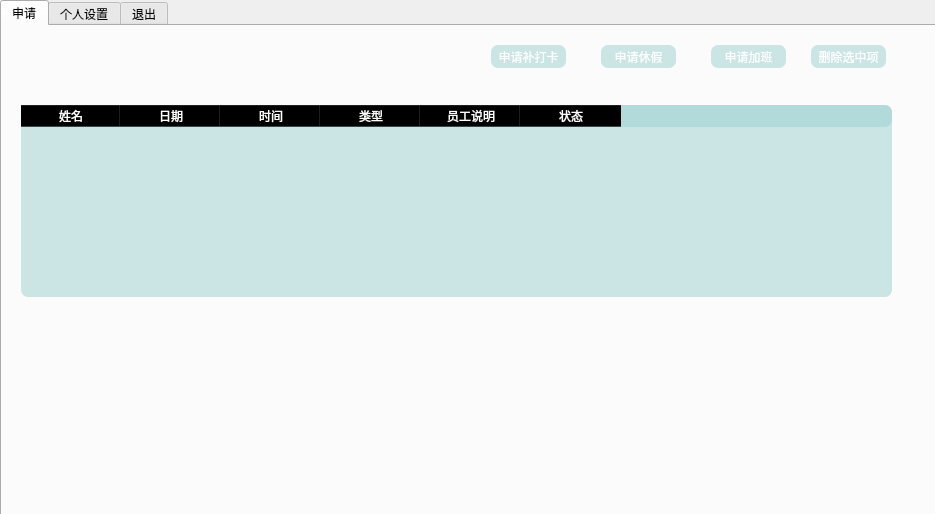
<?xml version="1.0" encoding="UTF-8"?>
<ui version="4.0">
 <class>person</class>
 <widget class="QWidget" name="person">
  <property name="geometry">
   <rect>
    <x>0</x>
    <y>0</y>
    <width>935</width>
    <height>514</height>
   </rect>
  </property>
  <property name="windowTitle">
   <string>Form</string>
  </property>
  <widget class="QWidget" name="widget_2" native="true">
   <property name="geometry">
    <rect>
     <x>0</x>
     <y>0</y>
     <width>941</width>
     <height>521</height>
    </rect>
   </property>
   <property name="styleSheet">
    <string notr="true">border-image: url(:/new/prefix1/Image/background.jpg);</string>
   </property>
   <layout class="QGridLayout" name="gridLayout">
    <item row="0" column="0">
     <widget class="QTabWidget" name="tabWidget">
      <property name="styleSheet">
       <string notr="true"/>
      </property>
      <property name="currentIndex">
       <number>0</number>
      </property>
      <widget class="QWidget" name="tab">
       <attribute name="title">
        <string>申请</string>
       </attribute>
       <layout class="QGridLayout" name="gridLayout_2">
        <item row="0" column="0">
         <widget class="QWidget" name="widget" native="true">
          <widget class="QPushButton" name="pb_apply_budaka">
           <property name="geometry">
            <rect>
             <x>480</x>
             <y>10</y>
             <width>75</width>
             <height>23</height>
            </rect>
           </property>
           <property name="styleSheet">
            <string notr="true">border: 1px solid #4288CE;
background: rgba(154, 207, 206,0.5);
color: rgb(255, 255, 255);
border:none;
border-radius:7px;
cursor:pointer;
border-image:none;</string>
           </property>
           <property name="text">
            <string>申请补打卡</string>
           </property>
          </widget>
          <widget class="QPushButton" name="pb_apply_vacation">
           <property name="geometry">
            <rect>
             <x>590</x>
             <y>10</y>
             <width>75</width>
             <height>23</height>
            </rect>
           </property>
           <property name="styleSheet">
            <string notr="true">border: 1px solid #4288CE;
background: rgba(154, 207, 206,0.5);
color: rgb(255, 255, 255);
border:none;
border-radius:7px;
cursor:pointer;
border-image:none;</string>
           </property>
           <property name="text">
            <string>申请休假</string>
           </property>
          </widget>
          <widget class="QPushButton" name="pb_apply_jiaban">
           <property name="geometry">
            <rect>
             <x>700</x>
             <y>10</y>
             <width>75</width>
             <height>23</height>
            </rect>
           </property>
           <property name="styleSheet">
            <string notr="true">border: 1px solid #4288CE;
background: rgba(154, 207, 206,0.5);
color: rgb(255, 255, 255);
border:none;
border-radius:7px;
cursor:pointer;
border-image:none;</string>
           </property>
           <property name="text">
            <string>申请加班</string>
           </property>
          </widget>
          <widget class="QPushButton" name="pb_delete">
           <property name="geometry">
            <rect>
             <x>800</x>
             <y>10</y>
             <width>75</width>
             <height>23</height>
            </rect>
           </property>
           <property name="styleSheet">
            <string notr="true">border: 1px solid #4288CE;
background: rgba(154, 207, 206,0.5);
color: rgb(255, 255, 255);
border:none;
border-radius:7px;
cursor:pointer;
border-image:none;</string>
           </property>
           <property name="text">
            <string>删除选中项</string>
           </property>
          </widget>
          <widget class="QTableWidget" name="tableWidget">
           <property name="geometry">
            <rect>
             <x>10</x>
             <y>70</y>
             <width>871</width>
             <height>192</height>
            </rect>
           </property>
           <property name="styleSheet">
            <string notr="true">border: 1px solid #4288CE;
background: rgba(154, 207, 206,0.5);
color: rgb(255, 255, 255);
border:none;
border-radius:7px;
cursor:pointer;
border-image:none;</string>
           </property>
           <column>
            <property name="text">
             <string>姓名</string>
            </property>
           </column>
           <column>
            <property name="text">
             <string>日期</string>
            </property>
           </column>
           <column>
            <property name="text">
             <string>时间</string>
            </property>
           </column>
           <column>
            <property name="text">
             <string>类型</string>
            </property>
           </column>
           <column>
            <property name="text">
             <string>员工说明</string>
            </property>
           </column>
           <column>
            <property name="text">
             <string>状态</string>
            </property>
           </column>
          </widget>
         </widget>
        </item>
       </layout>
      </widget>
      <widget class="QWidget" name="tab_2">
       <attribute name="title">
        <string>个人设置</string>
       </attribute>
       <widget class="QLabel" name="label">
        <property name="geometry">
         <rect>
          <x>20</x>
          <y>30</y>
          <width>91</width>
          <height>31</height>
         </rect>
        </property>
        <property name="styleSheet">
         <string notr="true">border: 1px solid #4288CE;
background: rgba(154, 207, 206,0.5);
color: rgb(255, 255, 255);
border:none;
border-radius:7px;
cursor:pointer;
border-image:none;</string>
        </property>
        <property name="text">
         <string>个人设置</string>
        </property>
       </widget>
       <widget class="QLabel" name="label_2">
        <property name="geometry">
         <rect>
          <x>90</x>
          <y>90</y>
          <width>54</width>
          <height>12</height>
         </rect>
        </property>
        <property name="styleSheet">
         <string notr="true">border: 1px solid #4288CE;
background: rgba(154, 207, 206,0);
color: rgb(255, 255, 255);
border:none;
border-radius:7px;
cursor:pointer;
border-image:none;</string>
        </property>
        <property name="text">
         <string>姓名</string>
        </property>
       </widget>
       <widget class="QLabel" name="label_3">
        <property name="geometry">
         <rect>
          <x>70</x>
          <y>170</y>
          <width>54</width>
          <height>12</height>
         </rect>
        </property>
        <property name="styleSheet">
         <string notr="true">border: 1px solid #4288CE;
background: rgba(154, 207, 206,0);
color: rgb(255, 255, 255);
border:none;
border-radius:7px;
cursor:pointer;
border-image:none;</string>
        </property>
        <property name="text">
         <string>当前密码</string>
        </property>
       </widget>
       <widget class="QCheckBox" name="checkBox">
        <property name="geometry">
         <rect>
          <x>140</x>
          <y>130</y>
          <width>71</width>
          <height>16</height>
         </rect>
        </property>
        <property name="styleSheet">
         <string notr="true">border: 1px solid #4288CE;
background: rgba(154, 207, 206,0);
color: rgb(255, 255, 255);
border:none;
border-radius:7px;
cursor:pointer;
border-image:none;</string>
        </property>
        <property name="text">
         <string/>
        </property>
       </widget>
       <widget class="QLabel" name="label_4">
        <property name="geometry">
         <rect>
          <x>70</x>
          <y>130</y>
          <width>54</width>
          <height>12</height>
         </rect>
        </property>
        <property name="styleSheet">
         <string notr="true">border: 1px solid #4288CE;
background: rgba(154, 207, 206,0);
color: rgb(255, 255, 255);
border:none;
border-radius:7px;
cursor:pointer;
border-image:none;</string>
        </property>
        <property name="text">
         <string>修改密码</string>
        </property>
       </widget>
       <widget class="QLineEdit" name="le_name">
        <property name="geometry">
         <rect>
          <x>140</x>
          <y>90</y>
          <width>131</width>
          <height>20</height>
         </rect>
        </property>
        <property name="styleSheet">
         <string notr="true">border: 1px solid #4288CE;
background: rgba(154, 207, 206,0.5);
color: rgb(255, 255, 255);
border:none;
border-radius:7px;
cursor:pointer;
border-image:none;</string>
        </property>
        <property name="readOnly">
         <bool>true</bool>
        </property>
       </widget>
       <widget class="QLineEdit" name="currentpsw">
        <property name="geometry">
         <rect>
          <x>140</x>
          <y>170</y>
          <width>131</width>
          <height>20</height>
         </rect>
        </property>
        <property name="styleSheet">
         <string notr="true">border: 1px solid #4288CE;
background: rgba(154, 207, 206,0.5);
color: rgb(255, 255, 255);
border:none;
border-radius:7px;
cursor:pointer;
border-image:none;</string>
        </property>
        <property name="readOnly">
         <bool>true</bool>
        </property>
       </widget>
       <widget class="QLabel" name="label_5">
        <property name="geometry">
         <rect>
          <x>70</x>
          <y>210</y>
          <width>54</width>
          <height>12</height>
         </rect>
        </property>
        <property name="styleSheet">
         <string notr="true">border: 1px solid #4288CE;
background: rgba(154, 207, 206,0);
color: rgb(255, 255, 255);
border:none;
border-radius:7px;
cursor:pointer;
border-image:none;</string>
        </property>
        <property name="text">
         <string>新密码</string>
        </property>
       </widget>
       <widget class="QLineEdit" name="newpsw">
        <property name="geometry">
         <rect>
          <x>140</x>
          <y>210</y>
          <width>131</width>
          <height>20</height>
         </rect>
        </property>
        <property name="styleSheet">
         <string notr="true">border: 1px solid #4288CE;
background: rgba(154, 207, 206,0.5);
color: rgb(255, 255, 255);
border:none;
border-radius:7px;
cursor:pointer;
border-image:none;</string>
        </property>
        <property name="readOnly">
         <bool>true</bool>
        </property>
       </widget>
       <widget class="QLabel" name="label_6">
        <property name="geometry">
         <rect>
          <x>60</x>
          <y>250</y>
          <width>71</width>
          <height>16</height>
         </rect>
        </property>
        <property name="styleSheet">
         <string notr="true">border: 1px solid #4288CE;
background: rgba(154, 207, 206,0);
color: rgb(255, 255, 255);
border:none;
border-radius:7px;
cursor:pointer;
border-image:none;</string>
        </property>
        <property name="text">
         <string>确认新密码</string>
        </property>
       </widget>
       <widget class="QLineEdit" name="querenpsw">
        <property name="geometry">
         <rect>
          <x>140</x>
          <y>250</y>
          <width>131</width>
          <height>20</height>
         </rect>
        </property>
        <property name="styleSheet">
         <string notr="true">border: 1px solid #4288CE;
background: rgba(154, 207, 206,0.5);
color: rgb(255, 255, 255);
border:none;
border-radius:7px;
cursor:pointer;
border-image:none;</string>
        </property>
       </widget>
       <widget class="QPushButton" name="pb_save">
        <property name="geometry">
         <rect>
          <x>130</x>
          <y>320</y>
          <width>51</width>
          <height>23</height>
         </rect>
        </property>
        <property name="styleSheet">
         <string notr="true">border: 1px solid #4288CE;
background: rgba(154, 207, 206,0.5);
color: rgb(255, 255, 255);
border:none;
border-radius:7px;
cursor:pointer;
border-image:none;</string>
        </property>
        <property name="text">
         <string>保存</string>
        </property>
       </widget>
       <widget class="QPushButton" name="pb_return">
        <property name="geometry">
         <rect>
          <x>210</x>
          <y>320</y>
          <width>51</width>
          <height>23</height>
         </rect>
        </property>
        <property name="styleSheet">
         <string notr="true">border: 1px solid #4288CE;
background: rgba(154, 207, 206,0.5);
color: rgb(255, 255, 255);
border:none;
border-radius:7px;
cursor:pointer;
border-image:none;</string>
        </property>
        <property name="text">
         <string>返回</string>
        </property>
       </widget>
       <widget class="QLabel" name="lb_currentpsw">
        <property name="geometry">
         <rect>
          <x>290</x>
          <y>170</y>
          <width>131</width>
          <height>16</height>
         </rect>
        </property>
        <property name="styleSheet">
         <string notr="true">border: 1px solid #4288CE;
background: rgba(154, 207, 206,0);
color: rgb(255, 255, 255);
border:none;
border-radius:7px;
cursor:pointer;
border-image:none;</string>
        </property>
        <property name="text">
         <string/>
        </property>
       </widget>
       <widget class="QLabel" name="lb_queren">
        <property name="geometry">
         <rect>
          <x>290</x>
          <y>250</y>
          <width>141</width>
          <height>16</height>
         </rect>
        </property>
        <property name="styleSheet">
         <string notr="true">border: 1px solid #4288CE;
background: rgba(154, 207, 206,0);
color: rgb(255, 255, 255);
border:none;
border-radius:7px;
cursor:pointer;
border-image:none;</string>
        </property>
        <property name="text">
         <string/>
        </property>
       </widget>
       <widget class="QLabel" name="lb_show">
        <property name="geometry">
         <rect>
          <x>100</x>
          <y>370</y>
          <width>141</width>
          <height>51</height>
         </rect>
        </property>
        <property name="styleSheet">
         <string notr="true">border: 1px solid #4288CE;
background: rgba(154, 207, 206,0);
color: rgb(255, 255, 255);
border:none;
border-radius:7px;
cursor:pointer;
border-image:none;</string>
        </property>
        <property name="text">
         <string/>
        </property>
       </widget>
      </widget>
      <widget class="QWidget" name="tab_3">
       <attribute name="title">
        <string>退出</string>
       </attribute>
      </widget>
     </widget>
    </item>
   </layout>
  </widget>
 </widget>
 <resources/>
 <connections/>
</ui>
